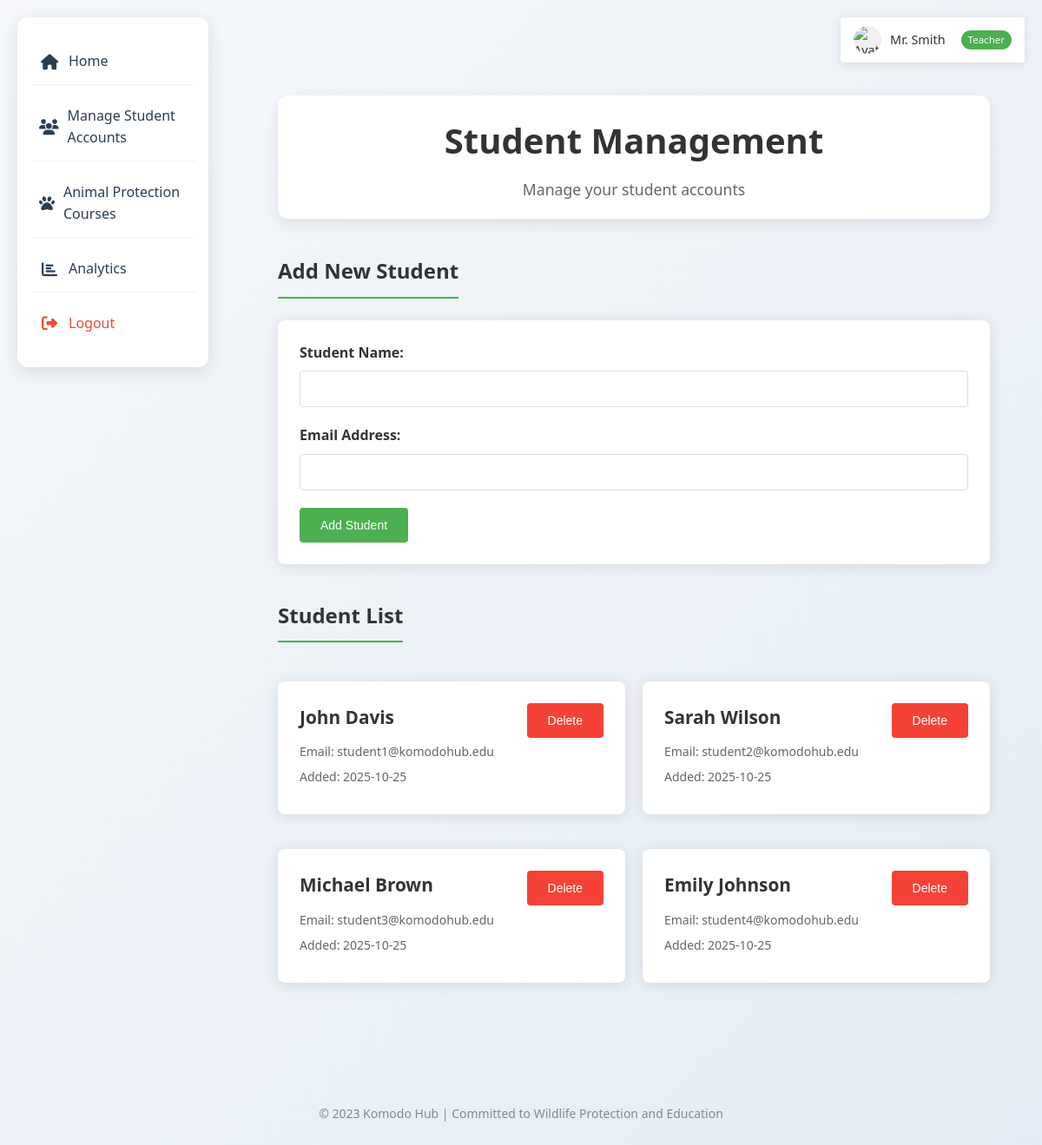
Page /teacher/students_management (signed in) on the committed database.
### tables this page shows
CREATE TABLE users (
        id INTEGER PRIMARY KEY AUTOINCREMENT,
        username TEXT NOT NULL UNIQUE,
        password TEXT NOT NULL,
        role TEXT NOT NULL,
        full_name TEXT NOT NULL,
        avatar TEXT DEFAULT 'https://res.cloudinary.com/dgbl5ql1v/image/upload/v1761285688/u_2689977510_2663943077_fm_253_fmt_auto_app_120_f_JPEG_o2yr5a.webp',
        created_at TIMESTAMP DEFAULT CURRENT_TIMESTAMP,
        updated_at TIMESTAMP DEFAULT CURRENT_TIMESTAMP,
        last_login TIMESTAMP,  -- 添加 last_login 列
        -- Teacher specific fields
        teacher_id TEXT UNIQUE,
        department TEXT,
        -- Student specific fields
        student_id TEXT UNIQUE,
        grade TEXT,
        -- Community organization specific fields
        org_name TEXT,
        contact_person TEXT,
        email TEXT,
        phone TEXT,
        address TEXT,
        description TEXT,
        CHECK (role IN ('teacher', 'student', 'platform_admin', 'community_org'))
    );

### routes/teacher.py (the view, shortened to what this page needs)
@teacher_bp.route('/students_management', methods=['GET', 'POST'])
def students_management():
    if 'username' not in session or session.get('role') != 'teacher':
        flash('请先登录教师账户。', 'error')
        return redirect(url_for('auth.login'))
    teacher_id = session.get('user_id')
    conn = get_db_connection()
    cursor = conn.cursor()
    cursor.execute("""
    SELECT DISTINCT u.id, u.username as email, u.full_name, u.created_at
    FROM users u
    JOIN course_enrollments ce ON u.id = ce.student_id
    JOIN courses c ON ce.course_id = c.id
    WHERE c.teacher_id = ? AND u.role = 'student'
    ORDER BY u.created_at DESC
    """, (teacher_id,))
    students = cursor.fetchall()
    conn.close()
    return render_template('pages/teacher/students_management.html', students=students)

### database/models.py (called while the page is built)
def get_db_connection():
    conn = sqlite3.connect(current_app.config['DATABASE'])
    conn.row_factory = sqlite3.Row
    return conn

### templates/pages/teacher/students_management.html (shortened to what this page needs)
{% extends 'base/base.html' %}
{% block extra_css %}
<link rel="stylesheet" href="{{ url_for('static', filename='css/teacher.css') }}">
{% endblock %}
{% block content %}
<div class="dashboard-container">
    <div class="dashboard-header">
        <h1>Student Management</h1>
        <p>Manage your student accounts</p>
    </div>
    <div class="content-section">
        <h2 class="section-title">Add New Student</h2>
        <form method="POST" class="student-form">
            <div class="form-group">
                <label for="full_name">Student Name:</label>
                <input type="text" id="full_name" name="full_name" required>
            </div>
            <div class="form-group">
                <label for="email">Email Address:</label>
                <input type="email" id="email" name="email" required>
            </div>
            <button type="submit" name="add_student" class="btn btn-primary">Add Student</button>
        </form>
    </div>
    <div class="content-section">
        <h2 class="section-title">Student List</h2>
        <div class="students-list">
            {% for student in students %}
            <div class="student-card">
                <div class="student-info">
                    <h3>{{ student['full_name'] }}</h3>
                    <p>Email: {{ student['email'] }}</p>
                    <p class="student-meta">Added: {{ student['created_at'][:10] }}</p>
                </div>
                <div class="student-actions">
                    <form method="POST" onsubmit="return confirm('Are you sure you want to delete this student? This action cannot be undone.');">
                        <button type="submit" name="delete_student" class="btn btn-danger">Delete</button>
                    </form>
                </div>
            </div>
            {% else %}
            <div class="no-students">
                <p>No student data available</p>
            </div>
            {% endfor %}
        </div>
    </div>
</div>
{% endblock %}

### static/css/main.css (style rules this page uses)
* { box-sizing: border-box; margin: 0; padding: 0; }
body { font-family: 'Segoe UI', Tahoma, Geneva, Verdana, sans-serif; background: linear-gradient(135deg, #f5f7fa 0%, #e4edf5 100%); color: #333; line-height: 1.6; min-height: 100vh; padding: 20px; }
.section-title { font-size: 28px; color: #2c3e50; margin-bottom: 25px; padding-bottom: 15px; border-bottom: 2px solid #1abc9c; display: inline-block; }
.dashboard-container { max-width: 1200px; margin: 0 auto; }
.dashboard-header { text-align: center; margin-bottom: 40px; padding: 20px; background: white; border-radius: 12px; box-shadow: 0 5px 15px rgba(0, 0, 0, 0.08); }
.dashboard-header h1 { color: #2c3e50; margin-bottom: 10px; }
.dashboard-header p { color: #7f8c8d; font-size: 1.1em; }
.btn { display: inline-block; padding: 10px 20px; background: #1abc9c; color: white; text-decoration: none; border-radius: 6px; font-weight: 500; transition: background 0.3s ease; }
.btn-primary { background: #1abc9c; }
.student-form { background: white; padding: 20px; border-radius: 8px; box-shadow: 0 2px 10px rgba(0, 0, 0, 0.1); margin-bottom: 30px; }
.form-group { margin-bottom: 15px; }
.form-group label { display: block; margin-bottom: 5px; font-weight: 500; color: #2c3e50; }
.form-group input { width: 100%; padding: 10px; border: 1px solid #ddd; border-radius: 4px; font-size: 16px; }
.students-list { display: grid; grid-template-columns: repeat(auto-fill, minmax(300px, 1fr)); gap: 20px; }
.student-card { background: white; border-radius: 8px; padding: 20px; box-shadow: 0 2px 10px rgba(0, 0, 0, 0.1); display: flex; justify-content: space-between; align-items: center; }
.student-info h3 { margin: 0 0 10px 0; color: #2c3e50; }
.student-info p { margin: 5px 0; color: #7f8c8d; font-size: 14px; }
.btn-danger { background: #e74c3c; color: white; border: none; padding: 8px 15px; border-radius: 4px; cursor: pointer; font-size: 14px; }

### static/css/teacher.css (style rules this page uses)
.dashboard-container { max-width: 1200px; margin: 0 auto; padding: 0 20px; }
.dashboard-header { text-align: center; margin-bottom: 40px; padding-bottom: 20px; border-bottom: 1px solid #eaeaea; }
.dashboard-header h1 { color: #333; font-size: 2.5em; margin-bottom: 10px; font-weight: 700; }
.dashboard-header p { color: #666; font-size: 1.1em; margin: 0; }
.content-section { margin-bottom: 40px; }
.section-title { color: #333; margin-bottom: 25px; padding-bottom: 10px; border-bottom: 2px solid #4CAF50; font-size: 1.5em; font-weight: 600; }
.student-form, .course-form { width: 100%; background: white; padding: 25px; border-radius: 8px; box-shadow: 0 2px 15px rgba(0,0,0,0.1); margin-bottom: 30px; box-sizing: border-box; }
.form-group { margin-bottom: 20px; }
.form-group label { display: block; margin-bottom: 8px; font-weight: bold; color: #333; }
.form-group input, .form-group textarea { width: 100%; padding: 12px; border: 1px solid #ddd; border-radius: 4px; box-sizing: border-box; font-size: 14px; transition: border-color 0.3s ease; }
.btn { padding: 12px 24px; border: none; border-radius: 4px; cursor: pointer; text-decoration: none; display: inline-block; font-size: 14px; font-weight: 500; transition: all 0.3s ease; }
.btn-primary { background-color: #4CAF50; color: white; }
.btn-danger { background-color: #f44336; color: white; }
.students-list, .courses-list { width: 100%; margin-top: 20px; }
.student-card, .course-card { width: 100%; background: white; border-radius: 8px; padding: 25px; margin-bottom: 20px; box-shadow: 0 2px 15px rgba(0,0,0,0.1); display: flex; justify-content: space-between; align-items: flex-start; box-sizing: border-box; transition: transform 0.2s ease, box-shadow 0.2s ease; }
.student-info, .course-info { flex: 1; }
.student-info h3, .course-info h3 { margin: 0 0 12px 0; color: #333; font-size: 1.3em; font-weight: 600; }
.student-info p, .course-info p { margin: 8px 0; color: #666; line-height: 1.5; }
.course-meta, .student-meta { font-size: 0.9em; color: #888; margin-top: 12px; }
.student-actions, .course-actions { margin-left: 20px; display: flex; gap: 10px; }

### rows in the picture
users: full_name "John Davis", email "student1@komodohub.edu", created_at "2025-10-25"
users: full_name "Sarah Wilson", email "student2@komodohub.edu", created_at "2025-10-25"
users: full_name "Michael Brown", email "student3@komodohub.edu", created_at "2025-10-25"
users: full_name "Emily Johnson", email "student4@komodohub.edu", created_at "2025-10-25"

### other values in the picture
{{ session.full_name or session.username }} "Mr. Smith"
